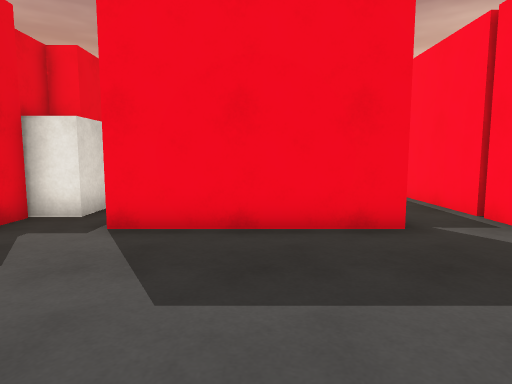
[1] (above)

19 first-person views from a walk through a 3-D level made in the Unity game engine. The camera is 1.2 m above the floor, tilts 6° down and sees 75° across. The floor is counted in squares, 1 m on a side. Each view is taken from the middle of a square. On the plan, view 1 faces up. The plan holds only what a view shows up to about 14 squares ahead; the rest is blank. The place goes on beyond the plan. The player character is not drawn. Surface patterns are stand-ins for the level's own textures.

[2]
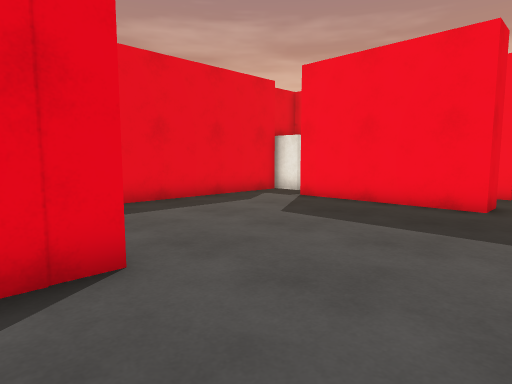

[3]
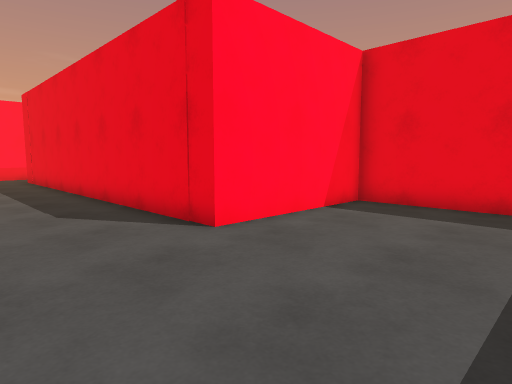

[4]
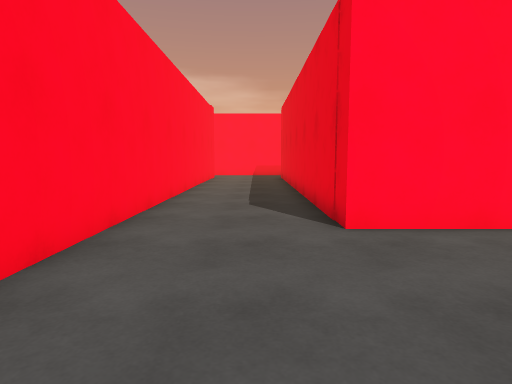

[5]
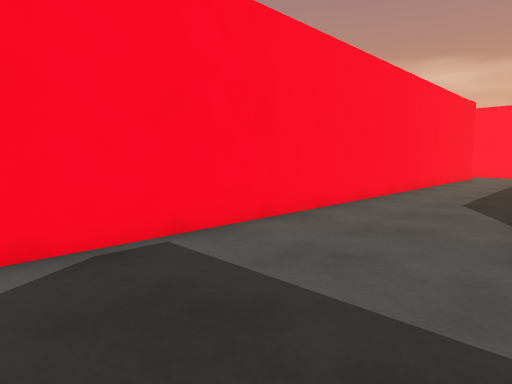

[6]
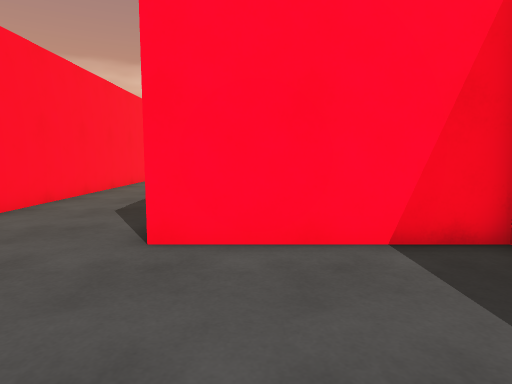

[7]
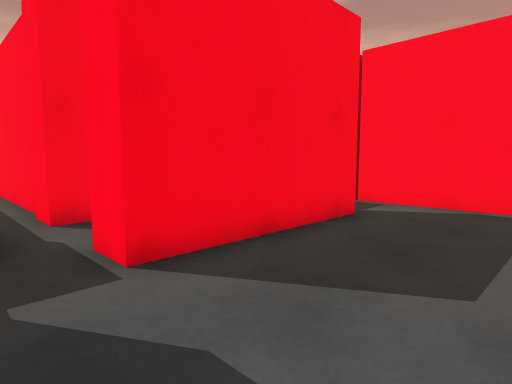

[8]
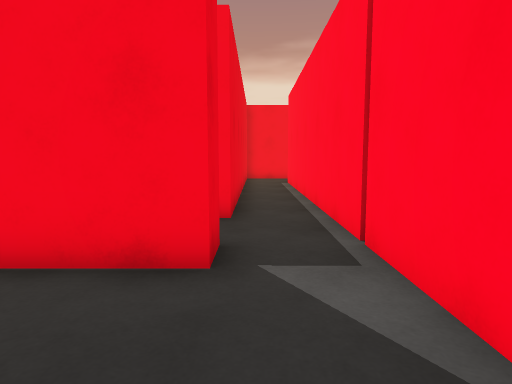

[9]
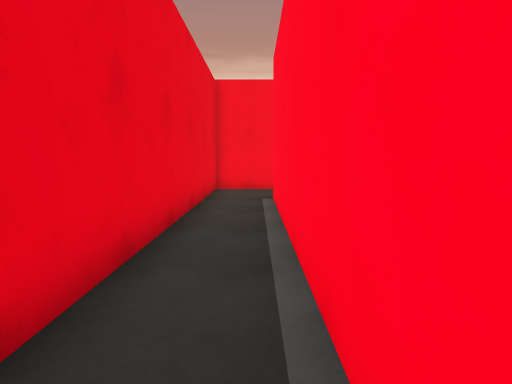

[10]
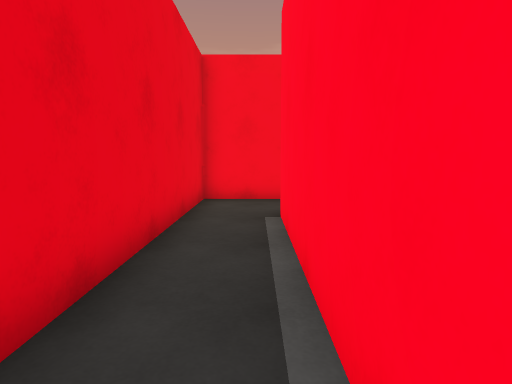

[11]
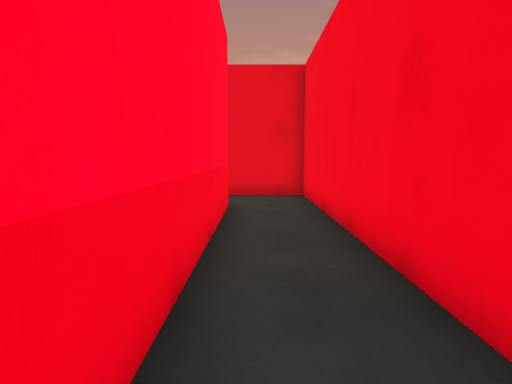

[12]
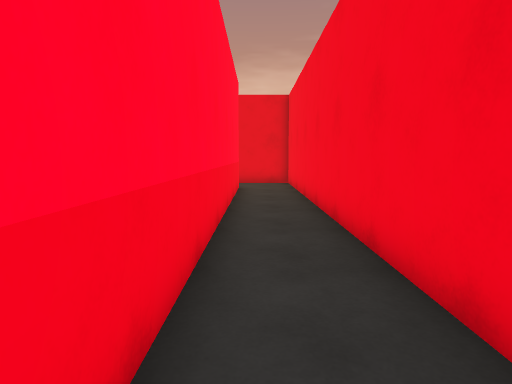

[13]
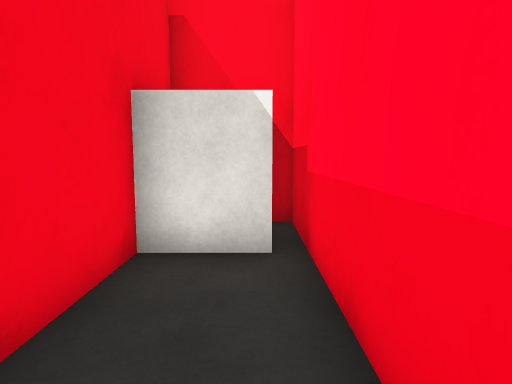

[14]
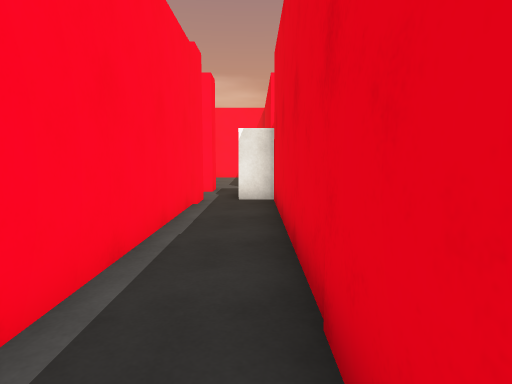

[15]
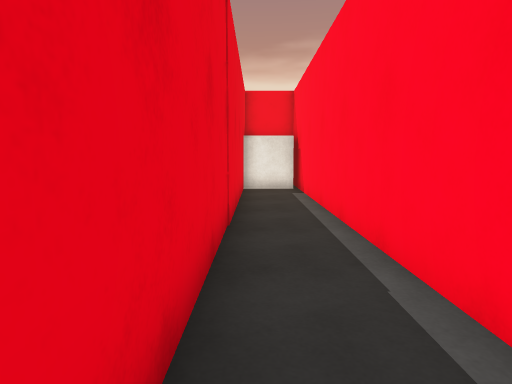

[16]
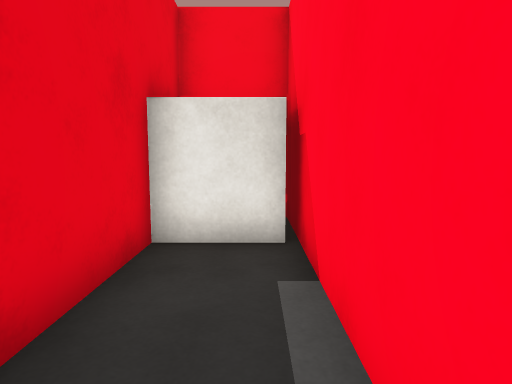

[17]
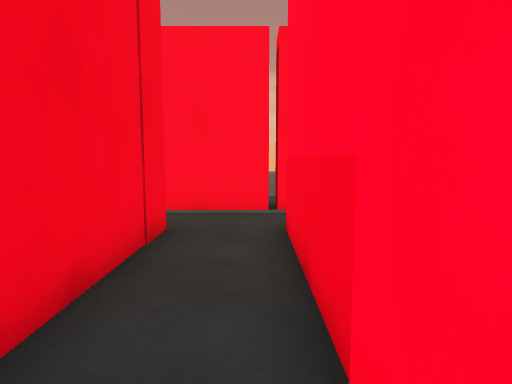

[18]
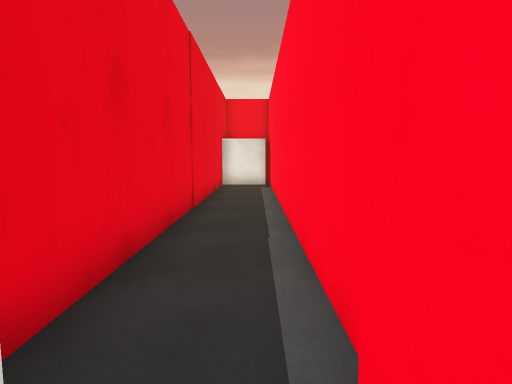

[19]
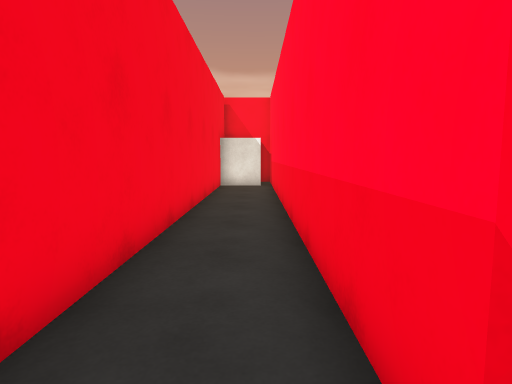

### Floor plan
Points are (right, up) in squares from view 1. A wall is a line through its corners. A room is listed if a view was taken in it or the views show most of it. See-through windows are left out.
Room 1 (views 1, 2, 3, 4, 5, 6, 7, 8)
walls: (2.5, 6.5) (2.5, 5.5) (-2.4, 5.5) (-2.4, 6.5); (-4.5, 6.5) (-4.5, -1.5) (0.5, -1.5) (0.5, -9.5); (4.5, -9.5) (4.5, 6.4)
ways out: opening at (-3.5, 6) to room 2; opening at (3.5, 6) to room 2
Room 2 (views 9, 10, 11, 12, 13, 14, 15, 16, 17, 18, 19)
walls: (4.9, 18.3) (20.1, 18.3) (20.1, 18.8); (4.5, 6.4) (4.5, 17.9); (-2.4, 6.5) (2.5, 6.5); (-4.5, 22.6) (-4.5, 8.6); (18.1, 20.5) (2.5, 20.5) (2.5, 8.5) (-2.4, 8.5) (-2.4, 24.6)
ways out: opening at (-3.5, 6) to room 1; opening at (3.5, 6) to room 1
objects: other object (-5, 7) to (-4, 8); other object (-4, 23) to (-3, 24); other object (18, 19) to (19, 20)

Where each view was taken, in squares from view 1:
view 1: 0 up, 0 right, facing up
view 2: 3 down, 4 right, facing up-left
view 3: 3 up, 4 right, facing down-left
view 4: 4 up, 2 right, facing down
view 5: 5 up, 0 right, facing down-right
view 6: 3 up, 1 left, facing down
view 7: 2 up, 4 left, facing up-right
view 8: 2 up, 3 right, facing up
view 9: 8 up, 4 right, facing up
view 10: 11 up, 4 right, facing up
view 11: 19 up, 13 right, facing left
view 12: 19 up, 18 right, facing left
view 13: 19 up, 14 right, facing right
view 14: 18 up, 4 left, facing down
view 15: 10 up, 4 left, facing up
view 16: 18 up, 3 left, facing up
view 17: 7 up, 3 left, facing right
view 18: 8 up, 3 left, facing up
view 19: 19 up, 4 right, facing right
